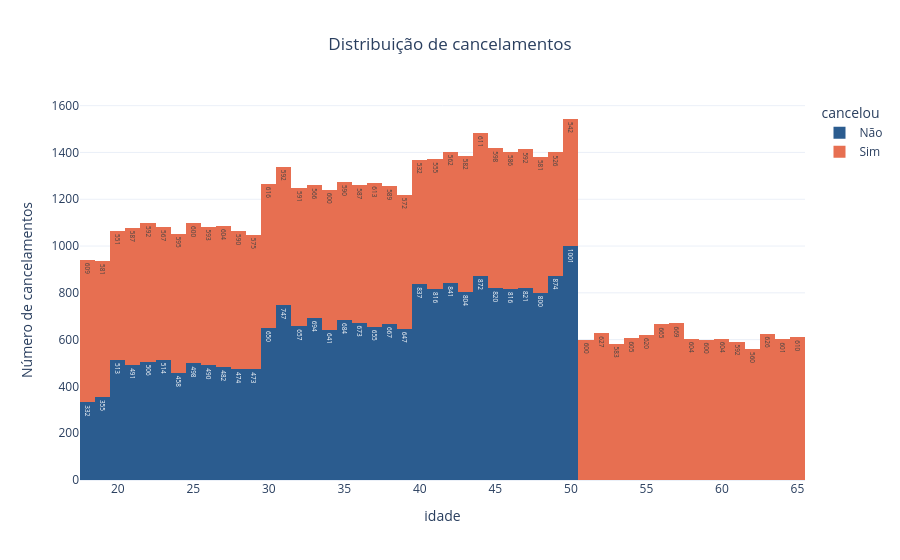
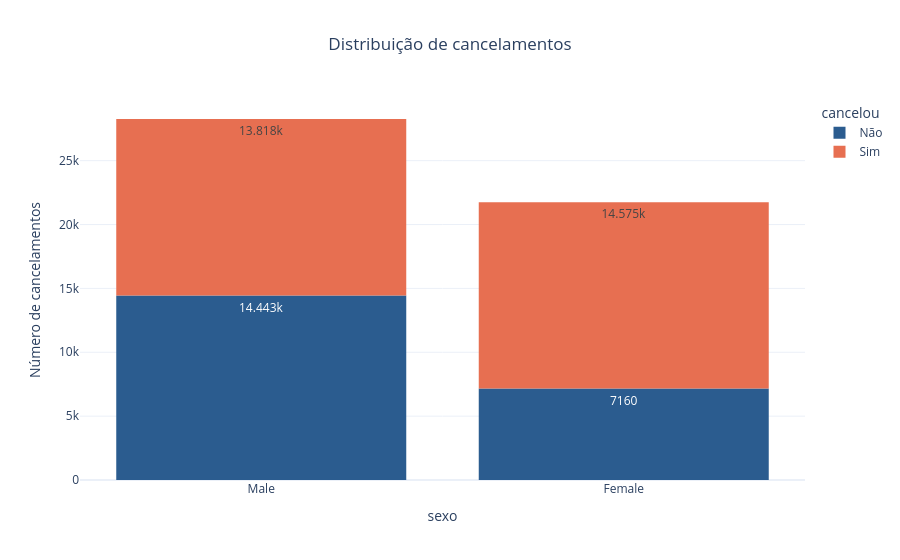
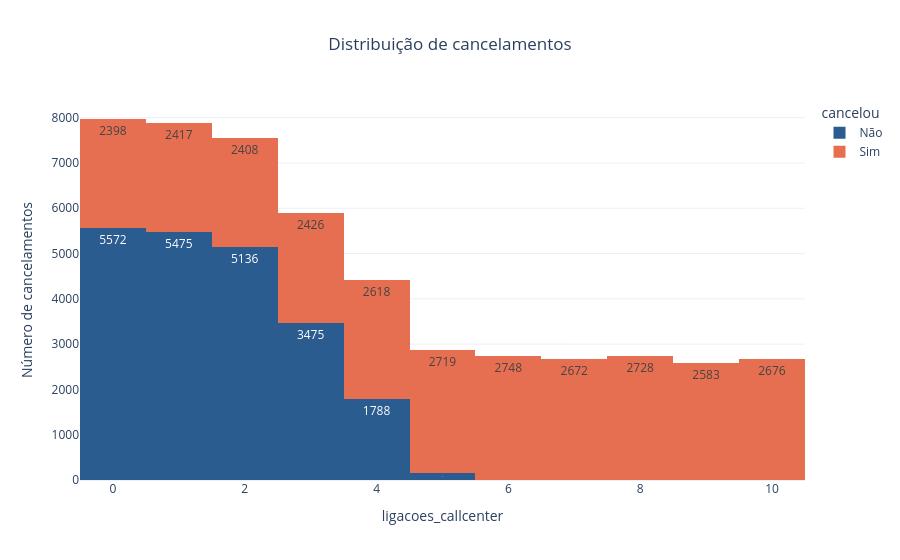
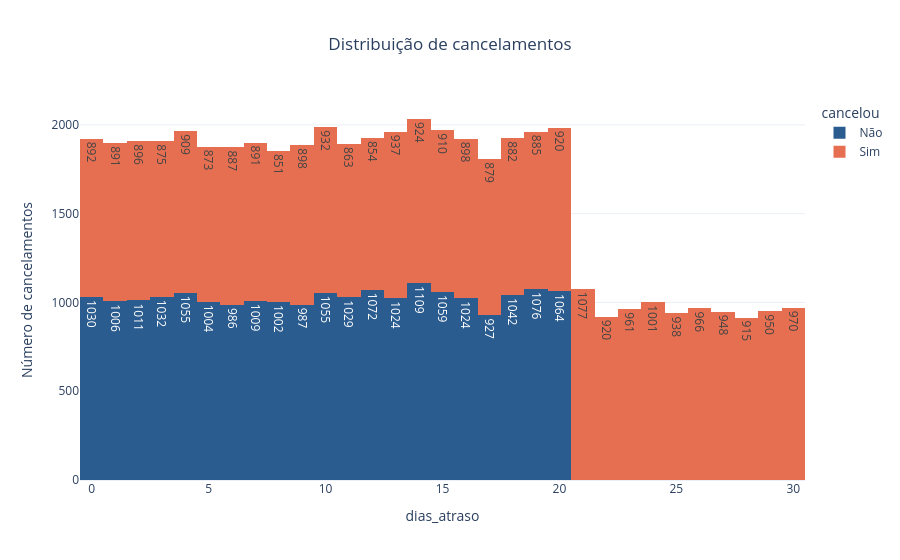

The notebook cell saved with these charts, in order:
### Markdown cell above
# Aonde estão os maiores cancelamentos em cada coluna?

### Code cell
# Colunas que eu identifiquei após uma breve consulta em graficos que chamam a atenção
lista_colunas = [
    "idade",
    "sexo",
    "ligacoes_callcenter",
    "dias_atraso",
    "duracao_contrato",
    "total_gasto"
]

# Percorrendo cada coluna e gerando uma grafico de histograma para cada coluna
for coluna in lista_colunas:
    fig = px.histogram(
        df,
        x=coluna,
        color="cancelou",
        template="plotly_white",
        title="Distribuição de cancelamentos",
        color_discrete_sequence=["#2b5c8f", "#e76f51"],
    )

    # Adiciona os números nas barras
    fig.update_traces(
        texttemplate="%{y}",  # Mostra o valor do eixo y (contagem)
        textposition="inside",  # Posição do texto: 'inside' (dentro), 'outside' (fora) ou 'auto'
    )

    fig.update_layout(
        title_x=0.5,
        yaxis_title="Número de cancelamentos",
    )

    fig.show()

### Figure 1 — Plotly figure (JSON) as saved in the notebook; plotly's stock layout.template omitted (floating-point values rounded to 4 significant figures; data arrays with more than 128 entries replaced by an {"elided": "..."} marker saying what was removed)
{"data": [{"bingroup": "x", "hovertemplate": "cancelou=Não<br>idade=%{x}<br>count=%{y}<extra></extra>", "legendgroup": "Não", "marker": {"color": "#2b5c8f", "pattern": {"shape": ""}}, "name": "Não", "orientation": "v", "showlegend": true, "textposition": "inside", "texttemplate": "%{y}", "type": "histogram", "x": {"elided": "21603 float values"}, "xaxis": "x", "yaxis": "y"}, {"bingroup": "x", "hovertemplate": "cancelou=Sim<br>idade=%{x}<br>count=%{y}<extra></extra>", "legendgroup": "Sim", "marker": {"color": "#e76f51", "pattern": {"shape": ""}}, "name": "Sim", "orientation": "v", "showlegend": true, "textposition": "inside", "texttemplate": "%{y}", "type": "histogram", "x": {"elided": "28393 float values"}, "xaxis": "x", "yaxis": "y"}], "layout": {"barmode": "relative", "legend": {"title": {"text": "cancelou"}, "tracegroupgap": 0}, "title": {"text": "Distribuição de cancelamentos", "x": 0.5}, "xaxis": {"anchor": "y", "domain": [0, 1], "title": {"text": "idade"}}, "yaxis": {"anchor": "x", "domain": [0, 1], "title": {"text": "Número de cancelamentos"}}}}

### Figure 2 — Plotly figure (JSON) as saved in the notebook; plotly's stock layout.template omitted (floating-point values rounded to 4 significant figures; data arrays with more than 128 entries replaced by an {"elided": "..."} marker saying what was removed)
{"data": [{"bingroup": "x", "hovertemplate": "cancelou=Não<br>sexo=%{x}<br>count=%{y}<extra></extra>", "legendgroup": "Não", "marker": {"color": "#2b5c8f", "pattern": {"shape": ""}}, "name": "Não", "orientation": "v", "showlegend": true, "textposition": "inside", "texttemplate": "%{y}", "type": "histogram", "x": {"elided": "21603 str values"}, "xaxis": "x", "yaxis": "y"}, {"bingroup": "x", "hovertemplate": "cancelou=Sim<br>sexo=%{x}<br>count=%{y}<extra></extra>", "legendgroup": "Sim", "marker": {"color": "#e76f51", "pattern": {"shape": ""}}, "name": "Sim", "orientation": "v", "showlegend": true, "textposition": "inside", "texttemplate": "%{y}", "type": "histogram", "x": {"elided": "28393 str values"}, "xaxis": "x", "yaxis": "y"}], "layout": {"barmode": "relative", "legend": {"title": {"text": "cancelou"}, "tracegroupgap": 0}, "title": {"text": "Distribuição de cancelamentos", "x": 0.5}, "xaxis": {"anchor": "y", "domain": [0, 1], "title": {"text": "sexo"}}, "yaxis": {"anchor": "x", "domain": [0, 1], "title": {"text": "Número de cancelamentos"}}}}

### Figure 3 — Plotly figure (JSON) as saved in the notebook; plotly's stock layout.template omitted (floating-point values rounded to 4 significant figures; data arrays with more than 128 entries replaced by an {"elided": "..."} marker saying what was removed)
{"data": [{"bingroup": "x", "hovertemplate": "cancelou=Não<br>ligacoes_callcenter=%{x}<br>count=%{y}<extra></extra>", "legendgroup": "Não", "marker": {"color": "#2b5c8f", "pattern": {"shape": ""}}, "name": "Não", "orientation": "v", "showlegend": true, "textposition": "inside", "texttemplate": "%{y}", "type": "histogram", "x": {"elided": "21603 float values"}, "xaxis": "x", "yaxis": "y"}, {"bingroup": "x", "hovertemplate": "cancelou=Sim<br>ligacoes_callcenter=%{x}<br>count=%{y}<extra></extra>", "legendgroup": "Sim", "marker": {"color": "#e76f51", "pattern": {"shape": ""}}, "name": "Sim", "orientation": "v", "showlegend": true, "textposition": "inside", "texttemplate": "%{y}", "type": "histogram", "x": {"elided": "28393 float values"}, "xaxis": "x", "yaxis": "y"}], "layout": {"barmode": "relative", "legend": {"title": {"text": "cancelou"}, "tracegroupgap": 0}, "title": {"text": "Distribuição de cancelamentos", "x": 0.5}, "xaxis": {"anchor": "y", "domain": [0, 1], "title": {"text": "ligacoes_callcenter"}}, "yaxis": {"anchor": "x", "domain": [0, 1], "title": {"text": "Número de cancelamentos"}}}}

### Figure 4 — Plotly figure (JSON) as saved in the notebook; plotly's stock layout.template omitted (floating-point values rounded to 4 significant figures; data arrays with more than 128 entries replaced by an {"elided": "..."} marker saying what was removed)
{"data": [{"bingroup": "x", "hovertemplate": "cancelou=Não<br>dias_atraso=%{x}<br>count=%{y}<extra></extra>", "legendgroup": "Não", "marker": {"color": "#2b5c8f", "pattern": {"shape": ""}}, "name": "Não", "orientation": "v", "showlegend": true, "textposition": "inside", "texttemplate": "%{y}", "type": "histogram", "x": {"elided": "21603 float values"}, "xaxis": "x", "yaxis": "y"}, {"bingroup": "x", "hovertemplate": "cancelou=Sim<br>dias_atraso=%{x}<br>count=%{y}<extra></extra>", "legendgroup": "Sim", "marker": {"color": "#e76f51", "pattern": {"shape": ""}}, "name": "Sim", "orientation": "v", "showlegend": true, "textposition": "inside", "texttemplate": "%{y}", "type": "histogram", "x": {"elided": "28393 float values"}, "xaxis": "x", "yaxis": "y"}], "layout": {"barmode": "relative", "legend": {"title": {"text": "cancelou"}, "tracegroupgap": 0}, "title": {"text": "Distribuição de cancelamentos", "x": 0.5}, "xaxis": {"anchor": "y", "domain": [0, 1], "title": {"text": "dias_atraso"}}, "yaxis": {"anchor": "x", "domain": [0, 1], "title": {"text": "Número de cancelamentos"}}}}
